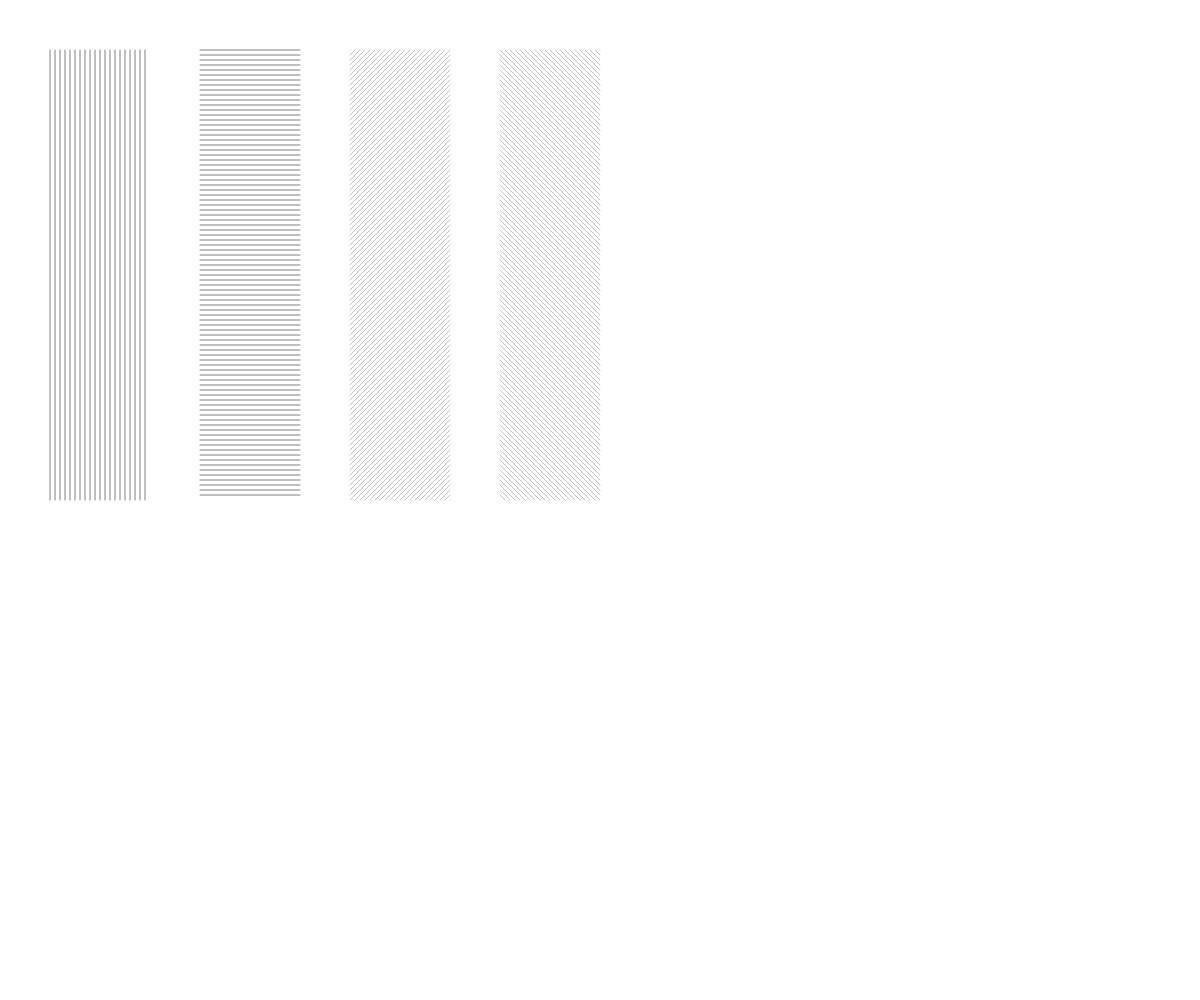
Frame 1 (no input)
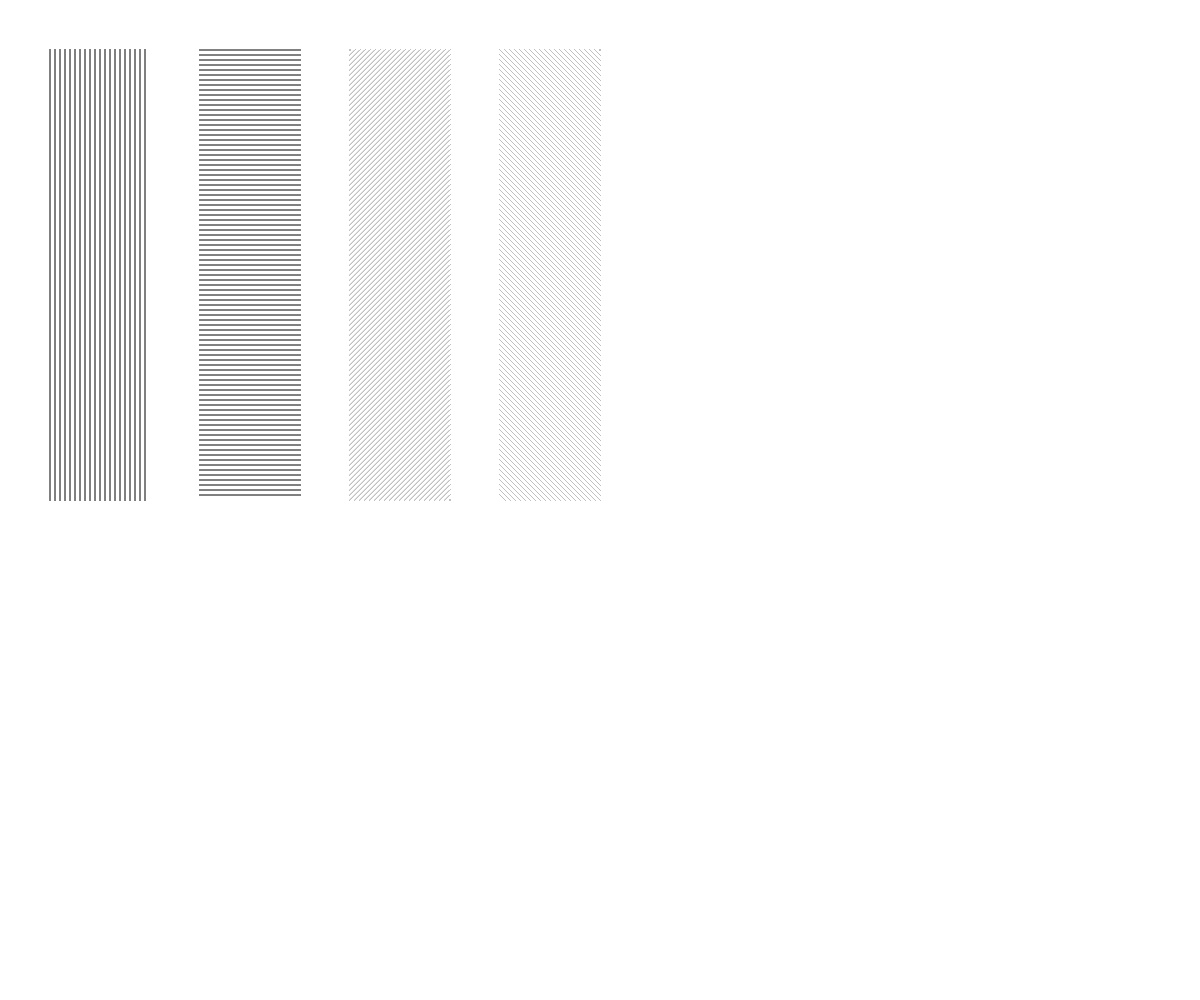
Frame 60 (no input)
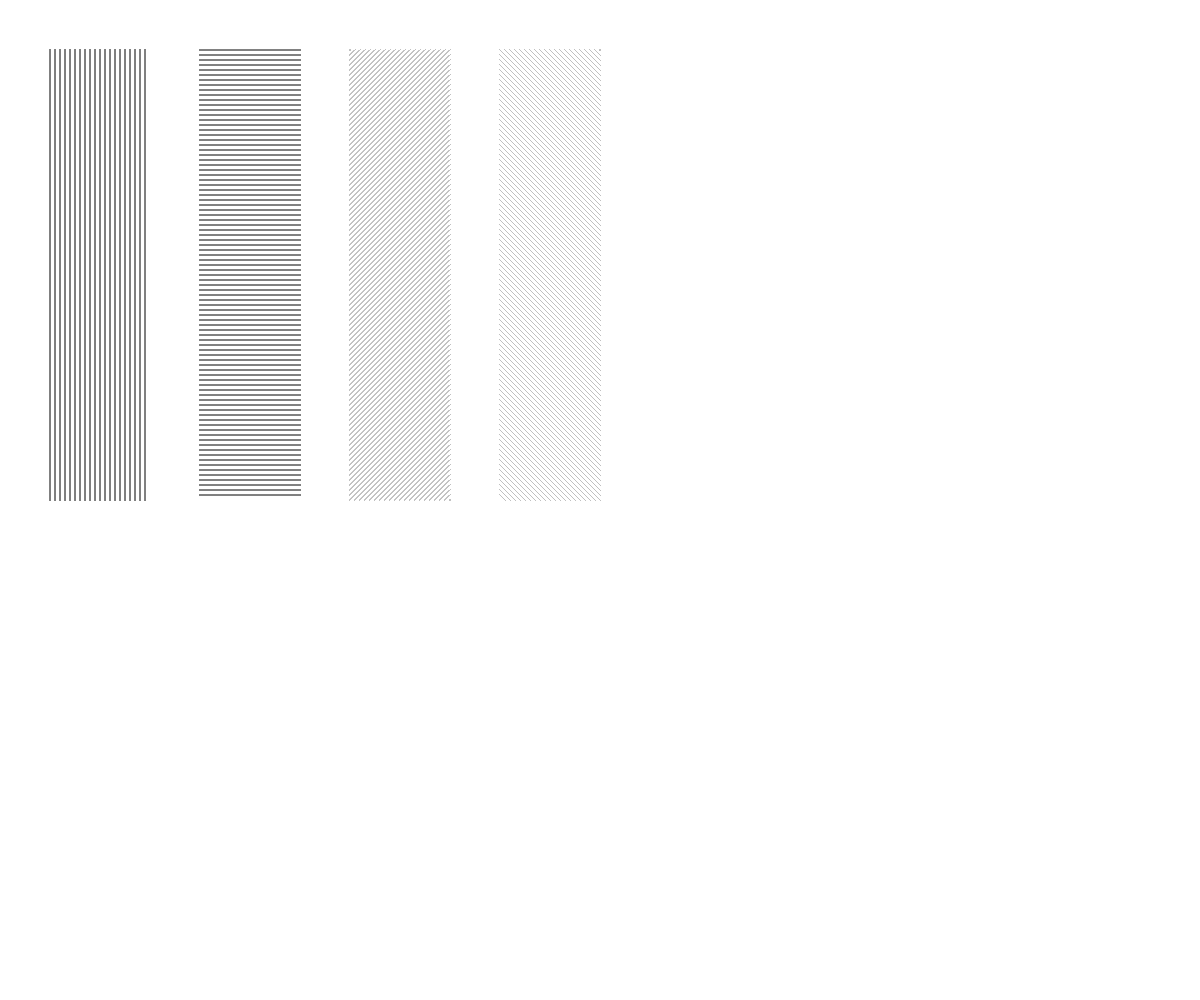
Frame 120 (the mouse pressed at the canvas centre since frame 60)

The p5.js sketch that drew these frames (run headless with seeded random() and noise() and a simulated clock; from frame 60 on, the mouse is pressed at the canvas centre):

// p5.js sketch
// ── sketch.js
function setup() {
  createCanvas(windowWidth, windowHeight);
}

function draw() {
  //var strokeColor = color(128,128,128)
  stroke(128,128,128);
  //stroke(255,204,0);
  strokeWeight(1)
  for(i=0;i<20*5;i=i+5)
  {
    line(50+i,50, 50+i,500)
  }
  for(i=0;i<100*5-50;i=i+5)
  {
    line(200,50+i,300,50+i)
  }
  
  //rect(400,50,100,450)
  stroke(192,192,192);
  var x1,y1,x2,y2,x3,y3,x4,y4;
  x1=350; y1=50;
  x2=350+100,y2=50;
  x3=350,y3=50+450;
  x4=350+100,y4=50+450
  
  for(i=0;i<(x2-x1);i=i+5)
  {
    line(x1,y1+i,x1+i,y1)
  }
  
  for(j=0;j<(y3-y1)-(x2-x1);j=j+5)
  {
    line(x1,y1+i+j,x2,y2+j)
  }
  
 for(k=0;k<=(x4-x3);k=k+5)
  {
    line(x3+k,y3,x4,y2+j+k)
  }

  //*

  stroke(192,192,192);
  var x1,y1,x2,y2,x3,y3,x4,y4;
  x1=500; y1=50;
  x2=500+100,y2=50;
  x3=500,y3=50+450;
  x4=500+100,y4=50+450
  for(i=0;i<(x2-x1);i=i+5)
  {
    line(x2,y2+i,x2-i,y2)
  }
  for(j=0;j<(y4-y2)-(x2-x1);j=j+5)
  {
    line(x2,y2+i+j,x1,y1+j)
  }
  
  for(k=0;k<(x4-x3);k=k+5)
  {
    line(x4-k,y4,x3,y1+j+k)
  }
 
    
}
